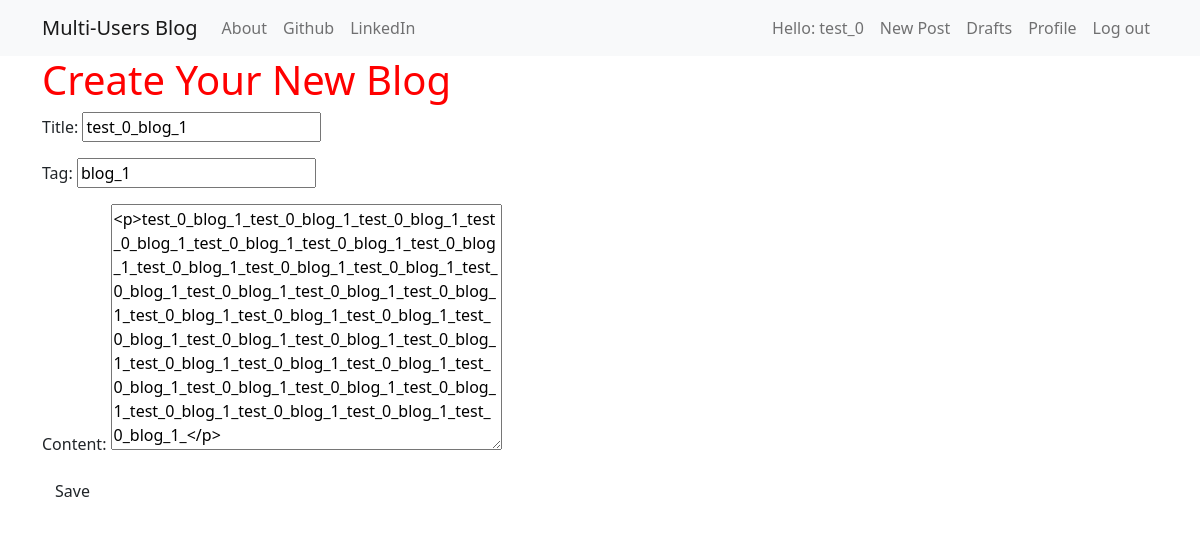
Screenshot of /blog/15/update (signed in) with the database file from the repository.
### Blog/models.py (models this page shows, shortened)
class BlogContext(models.Model):
    publisher = models.ForeignKey('auth.User', on_delete=models.CASCADE)  # 外键连接superuser
    title = models.CharField(max_length=256)
    tag = models.CharField(max_length=256)
    content = models.TextField()
    create_time = models.DateTimeField(default=timezone.now)  # 创建时间
    publish_time = models.DateTimeField(blank=True, null=True)  # 发布时间
    modify_time = models.DateTimeField(blank=True, null=True)  # 修改时间
    approve_comments = models.BooleanField(default=True)  # 是否允许评论

### Blog/views.py (the view, shortened to what this page needs)
# urls.py: path('blog/<int:pk>/update', views.UpdateBlog.as_view(), name='update_blog'),
class UpdateBlog(LoginRequiredMixin, generic.UpdateView):
    redirect_field_name = '/'  # 如果没有登录，则自动跳转到登录界面
    form_class = BlogContextForm
    model = BlogContext
    template_name = "blog/create_blog.html"  # template会有预设的名称，但还是要显式的定义出来更直观一点

### Blog/forms.py
class BlogContextForm(forms.ModelForm):
    class Meta:
        model = BlogContext
        fields = ('title', 'tag', 'content')
        widgets = {
            'title': forms.TextInput(attrs={'class': 'textinputclass'}),
            'tag': forms.TextInput(attrs={'class': 'textinputclass'}),
            'content': forms.Textarea(attrs={'class': 'editable medium-editor-textarea postcontent'}),
        }
        error_messages = {
            'title': {'required': "please give the blog a title",},
            'content': {'required': "content cannot be empty",},
        }

### Blog/templates/blog/create_blog.html (shortened to what this page needs)
{% extends 'blog/base.html' %}
{% block content %}
    <h1>Create Your New Blog</h1>
    <form method="POST" class="post-form">
      {{form.as_p}}
      <button type="submit" class="save btn btn-default">Save</button>
    </form>
{% endblock %}

### Blog/templates/blog/base.html (shortened to what this page needs)
<!DOCTYPE html>
<html lang="en">
<head>
    <link href="https://cdn.jsdelivr.net/npm/bootstrap@5.2.1/dist/css/bootstrap.min.css" rel="stylesheet">
    <link rel="stylesheet" href="//cdn.jsdelivr.net/medium-editor/latest/css/medium-editor.min.css" type="text/css" media="screen" charset="utf-8">
    {% load static %}
    <link rel="stylesheet" href="{% static 'css/blog.css' %}">
</head>
    <body class='loader'>
        <nav class="navbar navbar-expand-lg bg-light techfont">
            <div class="container">
                <div class="navbar-nav align-items-center">
                    <a class="navbar-brand bigbrand" href="{% url 'home_page' %}">Multi-Users Blog</a>
                    <a class="nav-item nav-link" href="{% url 'blog_about' %}">About</a>
                    <a class="nav-item nav-link" href="https://www.github.com">Github</a>
                    <a class="nav-item nav-link" href="https://www.linkedin.com">LinkedIn</a>
                </div>
                <div class="navbar-nav align-items-center ml-auto">
                    {% if user.is_authenticated %}
                        <a class="nav-item nav-link" href="{% url 'user_profile' pk=user.pk %}">Hello: {{ user.username }}</a>
                        <a class="nav-item nav-link" href="{% url 'new_blog' %}">New Post</a>
                        <a class="nav-item nav-link" href="{% url 'draft_blog' %}">Drafts</a>
                        <a class="nav-item nav-link" href="{% url 'user_profile' pk=user.pk %}">Profile</a>
                        <a class="nav-item nav-link" href="{% url 'logout' %}">Log out</a>
                    {% endif %}
                </div>
            </div>
        </nav>
        <div class="content container">
            <div class="row">
                <div class="col-md-8">
                    <div class="blog_posts">
                        {% block content %}
                        {% endblock %}
                    </div>
                </div>
            </div>
        </div>
    </body>
</html>

### Blog/static/css/blog.css (style rules this page uses)
h1 { color: red; }

### rows the page displays
BlogContext: title "test_0_blog_1", tag "blog_1", content "<p>test_0_blog_1_test_0_blog_1_test_0_blog_1_test_0_blog_1_test_0_blog_1_test_0_blog_1_test_0_blog_1_test_0_blog_1_test_0_blog_1_test_0_blog_1_test_0_blog_1_test_0_blog_1_test_0_blog_1_test_0_blog_1_test_0_blog_1_test_0_blog_1_test_0_blog_1_test_0_blog_1_test_0_blog_1_test_0_blog_1_test_0_blog_1_test_0_blog_1_test_0_blog_1_test_0_blog_1_test_0_blog_1_test_0_blog_1_test_0_blog_1_test_0_blog_1_test_0_blog_1_test_0_blog_1_test_0_blog_1_test_0_blog_1_</p>"

### other values shown
{{ user.username }} "test_0"
